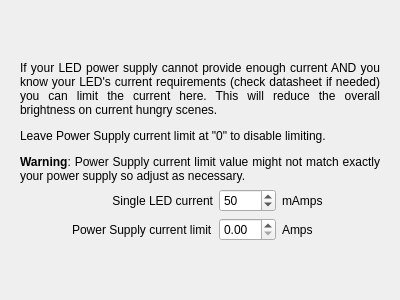
<?xml version="1.0" encoding="UTF-8"?>
<ui version="4.0">
 <class>ConfigureDevicePowerPage</class>
 <widget class="QWizardPage" name="ConfigureDevicePowerPage">
  <property name="geometry">
   <rect>
    <x>0</x>
    <y>0</y>
    <width>400</width>
    <height>300</height>
   </rect>
  </property>
  <property name="windowTitle">
   <string>WizardPage</string>
  </property>
  <property name="title">
   <string>Device configuration</string>
  </property>
  <layout class="QVBoxLayout" name="verticalLayout">
   <item>
    <widget class="QStackedWidget" name="stackedWidget">
     <widget class="QWidget" name="page">
      <layout class="QGridLayout" name="gridLayout">
       <item row="4" column="0">
        <spacer name="horizontalSpacer">
         <property name="orientation">
          <enum>Qt::Horizontal</enum>
         </property>
         <property name="sizeHint" stdset="0">
          <size>
           <width>40</width>
           <height>20</height>
          </size>
         </property>
        </spacer>
       </item>
       <item row="3" column="3">
        <widget class="QLabel" name="lmAmps">
         <property name="text">
          <string>mAmps</string>
         </property>
        </widget>
       </item>
       <item row="4" column="3">
        <widget class="QLabel" name="lAmps">
         <property name="text">
          <string>Amps</string>
         </property>
        </widget>
       </item>
       <item row="4" column="5">
        <spacer name="horizontalSpacer_2">
         <property name="orientation">
          <enum>Qt::Horizontal</enum>
         </property>
         <property name="sizeHint" stdset="0">
          <size>
           <width>40</width>
           <height>20</height>
          </size>
         </property>
        </spacer>
       </item>
       <item row="4" column="2">
        <widget class="QDoubleSpinBox" name="sbPowerSupplyAmps">
         <property name="singleStep">
          <double>0.100000000000000</double>
         </property>
        </widget>
       </item>
       <item row="4" column="1">
        <widget class="QLabel" name="lpowerSupplyAmps">
         <property name="text">
          <string>Power Supply current limit</string>
         </property>
        </widget>
       </item>
       <item row="3" column="1">
        <widget class="QLabel" name="lledMilliAmps">
         <property name="text">
          <string>Single LED current</string>
         </property>
         <property name="alignment">
          <set>Qt::AlignRight|Qt::AlignTrailing|Qt::AlignVCenter</set>
         </property>
        </widget>
       </item>
       <item row="3" column="2">
        <widget class="QSpinBox" name="sbLedMilliAmps">
         <property name="toolTip">
          <string/>
         </property>
         <property name="minimum">
          <number>1</number>
         </property>
         <property name="maximum">
          <number>100</number>
         </property>
         <property name="value">
          <number>50</number>
         </property>
        </widget>
       </item>
       <item row="7" column="3">
        <spacer name="verticalSpacer_2">
         <property name="orientation">
          <enum>Qt::Vertical</enum>
         </property>
         <property name="sizeHint" stdset="0">
          <size>
           <width>20</width>
           <height>40</height>
          </size>
         </property>
        </spacer>
       </item>
       <item row="0" column="2" colspan="2">
        <spacer name="verticalSpacer">
         <property name="orientation">
          <enum>Qt::Vertical</enum>
         </property>
         <property name="sizeHint" stdset="0">
          <size>
           <width>20</width>
           <height>40</height>
          </size>
         </property>
        </spacer>
       </item>
       <item row="0" column="0" rowspan="2" colspan="6">
        <widget class="QLabel" name="label_3">
         <property name="text">
          <string>&lt;html&gt;&lt;head/&gt;&lt;body&gt;&lt;p align=&quot;justify&quot;&gt;If your LED power supply cannot provide enough current AND you know your LED's current requirements (check datasheet if needed) you can limit the current here. This will reduce the overall brightness on current hungry scenes. &lt;/p&gt;&lt;p align=&quot;justify&quot;&gt;Leave Power Supply current limit at &amp;quot;0&amp;quot; to disable limiting.&lt;/p&gt;&lt;p align=&quot;justify&quot;&gt;&lt;span style=&quot; font-weight:600;&quot;&gt;Warning&lt;/span&gt;: Power Supply current limit value might not match exactly your power supply so adjust as necessary.&lt;/p&gt;&lt;/body&gt;&lt;/html&gt;</string>
         </property>
         <property name="alignment">
          <set>Qt::AlignBottom|Qt::AlignJustify</set>
         </property>
         <property name="wordWrap">
          <bool>true</bool>
         </property>
        </widget>
       </item>
      </layout>
     </widget>
     <widget class="QWidget" name="page_2"/>
    </widget>
   </item>
  </layout>
 </widget>
 <resources/>
 <connections/>
</ui>
